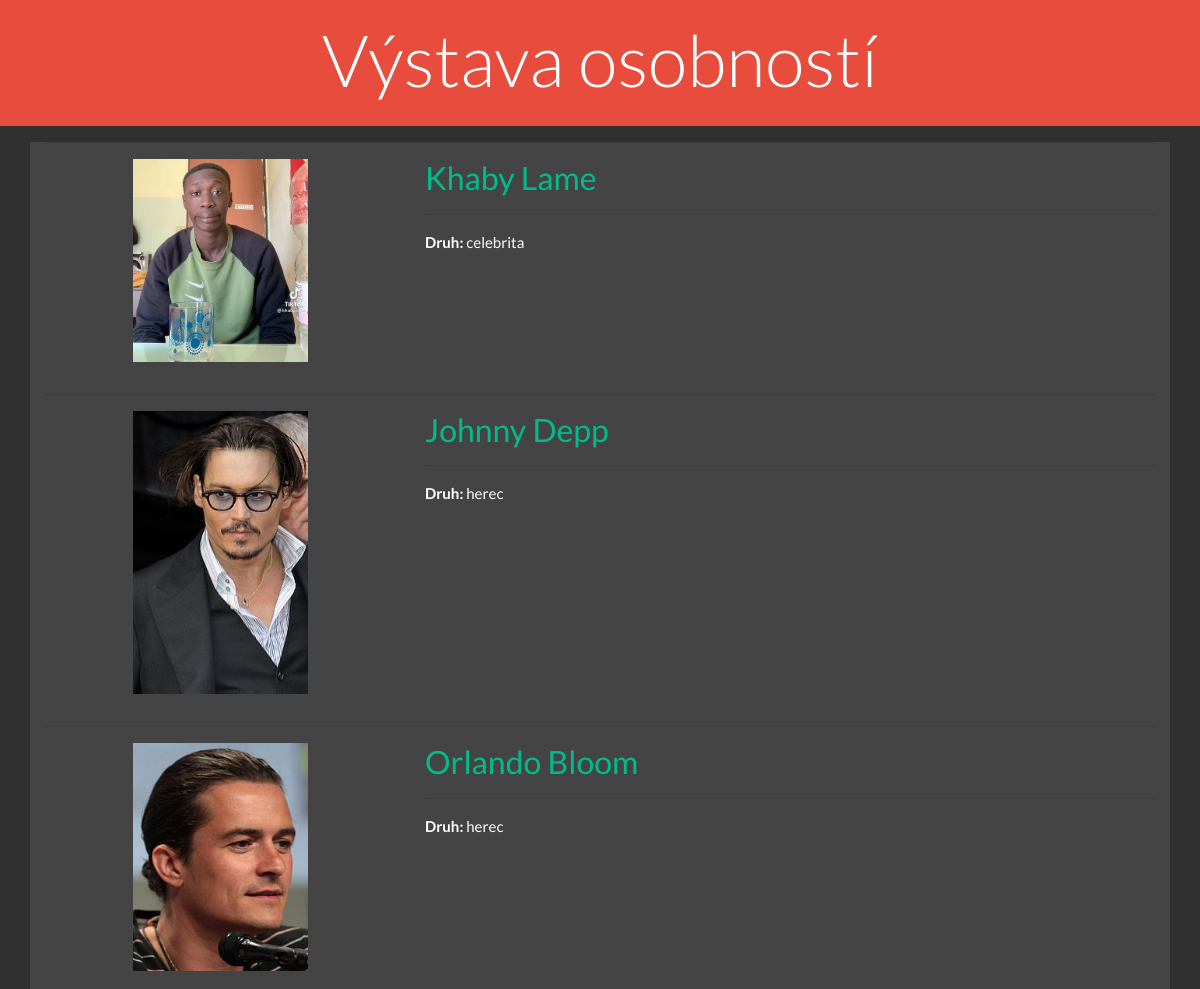
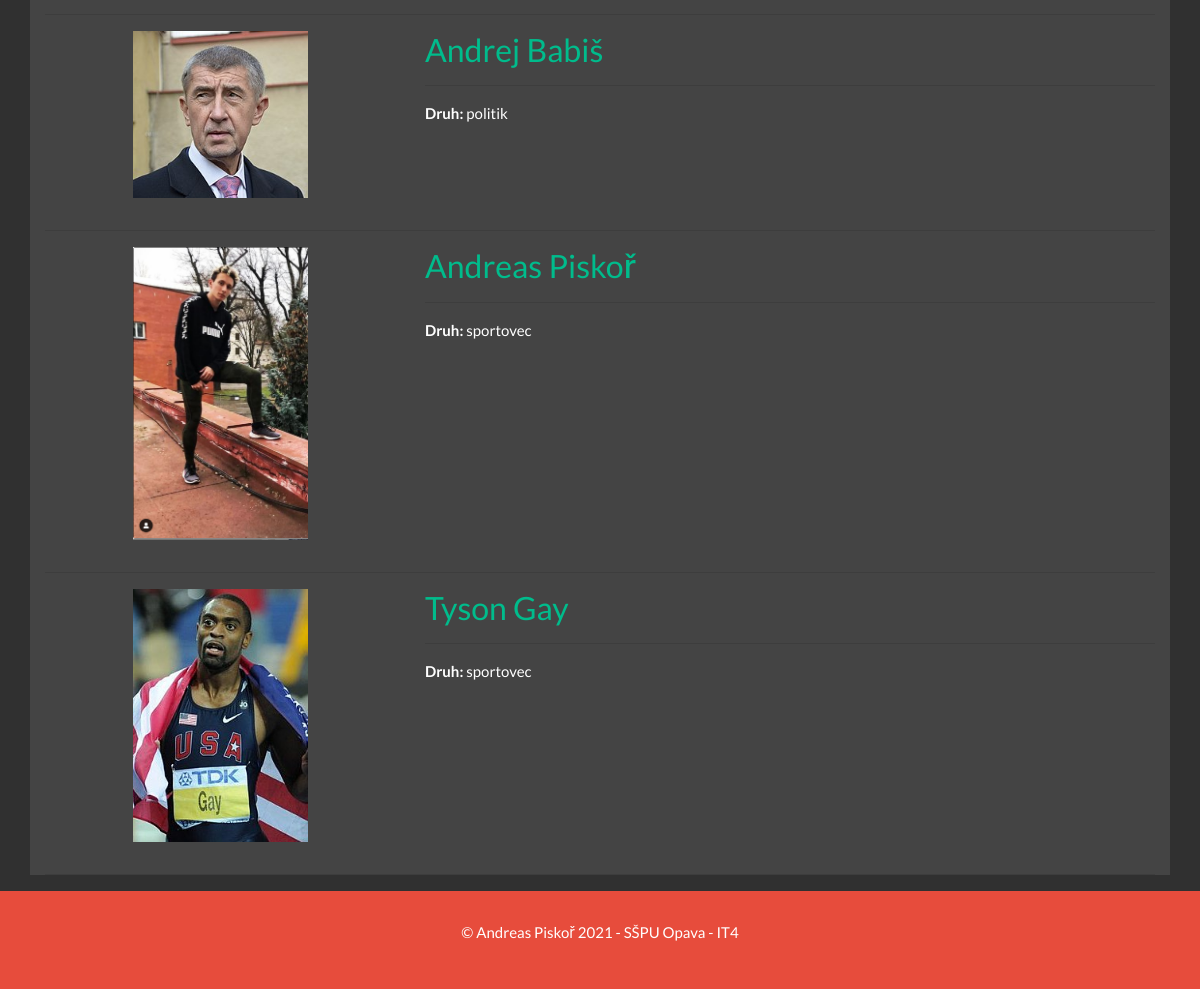
Page /osobnosti/list on the committed database (2 pictures, top to bottom).
### osobnostialejinak/models.py (models this page shows, shortened)
class Osobnosti(models.Model):
    jmeno = models.CharField(max_length=50, verbose_name="Jméno osobnosti",
                             help_text='Zadejte jméno o maximální délce 50 znaků')
    prijmeni = models.CharField(max_length=50, verbose_name="Přijmení osobnosti",
                             help_text='Zadejte přijmení o maximální délce 50 znaků')
    popis = models.TextField(blank=True, null=True, verbose_name="Popis osobnosti")
    foto = models.ImageField(upload_to='osobnosti/%Y/%m/%d/', blank=True, null=True, verbose_name="Fotka osobnosti")
    druh = models.ForeignKey(Druh, on_delete=models.RESTRICT)
    class Meta:
        ordering = ["druh","jmeno"]
        verbose_name = 'Osobnost'
        verbose_name_plural = 'Osobnosti'

class Druh(models.Model):
    oznaceni_druhu = models.CharField(max_length=50, unique=True, verbose_name="Označení druhu osobnosti",
                                      help_text='Zadejte text o maximální délce 50 znaků; text musí být jedinečný')
    OBLAST = (
        ('herec', 'Herec'),
        ('politik', 'Politik'),
        ('sportovec', 'Sportovec'),
        ('zpěvák', 'Zpěvák'),
        ('celebrita', 'Celebrita'),
    )
    oblast = models.CharField(max_length=20, choices=OBLAST, blank=True, default='celebrita', verbose_name="Oblast",
                              help_text='Vyberte označení oblasti')
    class Meta:
        ordering = ["oznaceni_druhu"]
        verbose_name = 'Druh zaměření'
        verbose_name_plural = 'Druh zaměření'

### osobnostialejinak/views.py (the view)
# urls.py: path('list', views.OsobnostiListView.as_view(), name='list'),
class OsobnostiListView(ListView):
    model = Osobnosti
    context_object_name = 'osobnosti_list'
    template_name = 'list.html'

### osobnostialejinak/templates/list.html (shortened to what this page needs)
{% extends 'base.html' %}
{% block content %}
    <hr>
    {% for osobnosti in osobnosti_list %}
        <div class="row">
            <div class="col-sm-4 text-center">
                <p><img src="{{ osobnosti.foto.url }}" alt="{{ osobnosti.prijmeni }}" width="50%"></p>
            </div>
            <div class="col-sm-8">
                <h3><a href="{% url 'detail' osobnosti.pk %}">{{ osobnosti.jmeno }} {{ osobnosti.prijmeni }}</a></h3>
                <hr>
                <p><b>Druh:</b> {{ osobnosti.druh.oblast }} {{ osobnosti.druh.oznaceni_druh }}</p>
            </div>
            </div>
        <hr>
    {% endfor %}
{% endblock %}

### osobnostialejinak/templates/base.html (shortened to what this page needs)
<!DOCTYPE html>
<html lang="cs">
<head>
    {% load static %}
    <link rel="stylesheet" href="{% static 'css/bootstrap.css' %}">
    <link rel="stylesheet" href="{% static 'css/styles.css' %}">
</head>
<body class="bg-dark">
    <header class="jumbotron-fluid bg-danger p-3">
        <h1 class="text-center display-3">Výstava osobností</h1>
    </header>
    <main class="container bg-secondary">
    {% block content %}{% endblock %}
    </main>
    <footer class="bg-danger jumbotron-fluid">
        <p class="text-center">&copy; Andreas Piskoř 2021 - SŠPU Opava - IT4</p>
    </footer>
</body>
</html>

### osobnostialejinak/static/css/styles.css (style rules this page uses)
footer { padding: 30px; }

### rows in the picture
Osobnosti: foto (picture), jmeno "Khaby", prijmeni "Lame", druh.oblast "celebrita"
Osobnosti: foto (picture), jmeno "Johnny", prijmeni "Depp", druh.oblast "herec"
Osobnosti: foto (picture), jmeno "Orlando", prijmeni "Bloom", druh.oblast "herec"
Osobnosti: foto (picture), jmeno "Andrej", prijmeni "Babiš", druh.oblast "politik"
Osobnosti: foto (picture), jmeno "Andreas", prijmeni "Piskoř", druh.oblast "sportovec"
Osobnosti: foto (picture), jmeno "Tyson", prijmeni "Gay", druh.oblast "sportovec"
